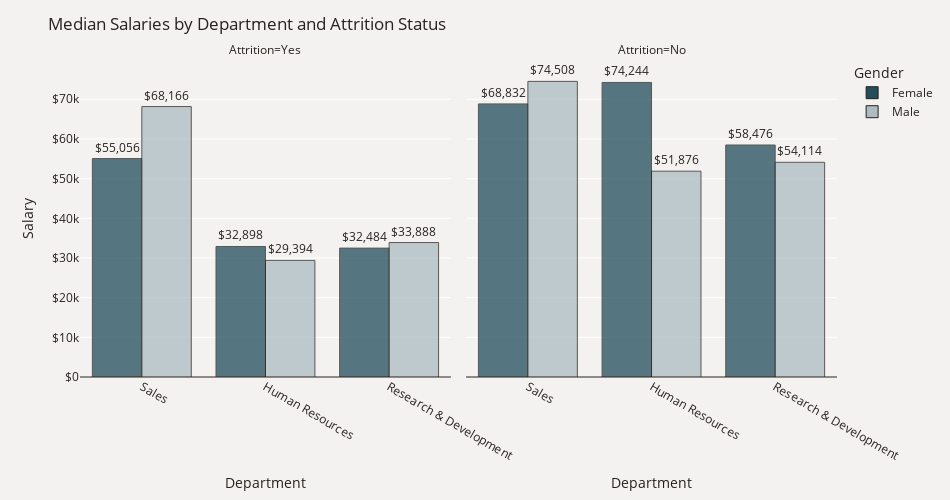

Here is the notebook cell this chart was saved with:
### Markdown cell above
Across each department, women on average have higher salaries than men.

### Code cell
plot_df = data.groupby(['Department', 'Attrition', 'Gender'])['MonthlyIncome'].median()
plot_df = plot_df.mul(12).rename('Salary').reset_index().sort_values('Salary', ascending=False).sort_values('Gender')
fig = px.bar(plot_df, x='Department', y='Salary', color='Gender', text='Salary',  
             barmode='group', opacity=0.75, color_discrete_map={'Female': '#214D5C','Male': '#ACBCC2'},
             facet_col='Attrition', category_orders={'Attrition': ['Yes', 'No']})
fig.update_traces(texttemplate='$%{text:,.0f}', textposition='outside',
                  marker_line=dict(width=1, color='#28221D'))
fig.update_yaxes(zeroline=True, zerolinewidth=1, zerolinecolor='#28221D')
fig.update_layout(title_text='Median Salaries by Department and Attrition Status', font_color='#28221D',
                  yaxis=dict(title='Salary',tickprefix='$',range=(0,79900)),width=950,height=500,
                  paper_bgcolor='#F4F2F0', plot_bgcolor='#F4F2F0')
fig.show()

### Figure 1 — Plotly figure (JSON) as saved in the notebook; plotly's stock layout.template omitted (floating-point values rounded to 4 significant figures)
{"data": [{"alignmentgroup": "True", "hovertemplate": "Gender=Female<br>Attrition=Yes<br>Department=%{x}<br>Salary=%{text}<extra></extra>", "legendgroup": "Female", "marker": {"color": "#214D5C", "line": {"color": "#28221D", "width": 1}, "opacity": 0.75, "pattern": {"shape": ""}}, "name": "Female", "offsetgroup": "Female", "orientation": "v", "showlegend": true, "text": [55056, 32898, 32484], "textposition": "outside", "texttemplate": "$%{text:,.0f}", "type": "bar", "x": ["Sales", "Human Resources", "Research & Development"], "xaxis": "x", "y": [55056, 32898, 32484], "yaxis": "y"}, {"alignmentgroup": "True", "hovertemplate": "Gender=Female<br>Attrition=No<br>Department=%{x}<br>Salary=%{text}<extra></extra>", "legendgroup": "Female", "marker": {"color": "#214D5C", "line": {"color": "#28221D", "width": 1}, "opacity": 0.75, "pattern": {"shape": ""}}, "name": "Female", "offsetgroup": "Female", "orientation": "v", "showlegend": false, "text": [74244, 68832, 58476], "textposition": "outside", "texttemplate": "$%{text:,.0f}", "type": "bar", "x": ["Human Resources", "Sales", "Research & Development"], "xaxis": "x2", "y": [74244, 68832, 58476], "yaxis": "y2"}, {"alignmentgroup": "True", "hovertemplate": "Gender=Male<br>Attrition=Yes<br>Department=%{x}<br>Salary=%{text}<extra></extra>", "legendgroup": "Male", "marker": {"color": "#ACBCC2", "line": {"color": "#28221D", "width": 1}, "opacity": 0.75, "pattern": {"shape": ""}}, "name": "Male", "offsetgroup": "Male", "orientation": "v", "showlegend": true, "text": [68166, 33888, 29394], "textposition": "outside", "texttemplate": "$%{text:,.0f}", "type": "bar", "x": ["Sales", "Research & Development", "Human Resources"], "xaxis": "x", "y": [68166, 33888, 29394], "yaxis": "y"}, {"alignmentgroup": "True", "hovertemplate": "Gender=Male<br>Attrition=No<br>Department=%{x}<br>Salary=%{text}<extra></extra>", "legendgroup": "Male", "marker": {"color": "#ACBCC2", "line": {"color": "#28221D", "width": 1}, "opacity": 0.75, "pattern": {"shape": ""}}, "name": "Male", "offsetgroup": "Male", "orientation": "v", "showlegend": false, "text": [74508, 54114, 51876], "textposition": "outside", "texttemplate": "$%{text:,.0f}", "type": "bar", "x": ["Sales", "Research & Development", "Human Resources"], "xaxis": "x2", "y": [74508, 54114, 51876], "yaxis": "y2"}], "layout": {"annotations": [{"font": {}, "showarrow": false, "text": "Attrition=Yes", "x": 0.245, "xanchor": "center", "xref": "paper", "y": 1, "yanchor": "bottom", "yref": "paper"}, {"font": {}, "showarrow": false, "text": "Attrition=No", "x": 0.755, "xanchor": "center", "xref": "paper", "y": 1, "yanchor": "bottom", "yref": "paper"}], "barmode": "group", "font": {"color": "#28221D"}, "height": 500, "legend": {"title": {"text": "Gender"}, "tracegroupgap": 0}, "margin": {"t": 60}, "paper_bgcolor": "#F4F2F0", "plot_bgcolor": "#F4F2F0", "title": {"text": "Median Salaries by Department and Attrition Status"}, "width": 950, "xaxis": {"anchor": "y", "autorange": true, "domain": [0, 0.49], "range": [-0.5, 2.5], "title": {"text": "Department"}, "type": "category"}, "xaxis2": {"anchor": "y2", "autorange": true, "domain": [0.51, 1], "matches": "x", "range": [-0.5, 2.5], "title": {"text": "Department"}, "type": "category"}, "yaxis": {"anchor": "x", "domain": [0, 1], "range": [0, 79900], "tickprefix": "$", "title": {"text": "Salary"}, "type": "linear", "zeroline": true, "zerolinecolor": "#28221D", "zerolinewidth": 1}, "yaxis2": {"anchor": "x2", "domain": [0, 1], "matches": "y", "showticklabels": false, "type": "linear", "zeroline": true, "zerolinecolor": "#28221D", "zerolinewidth": 1}}}
